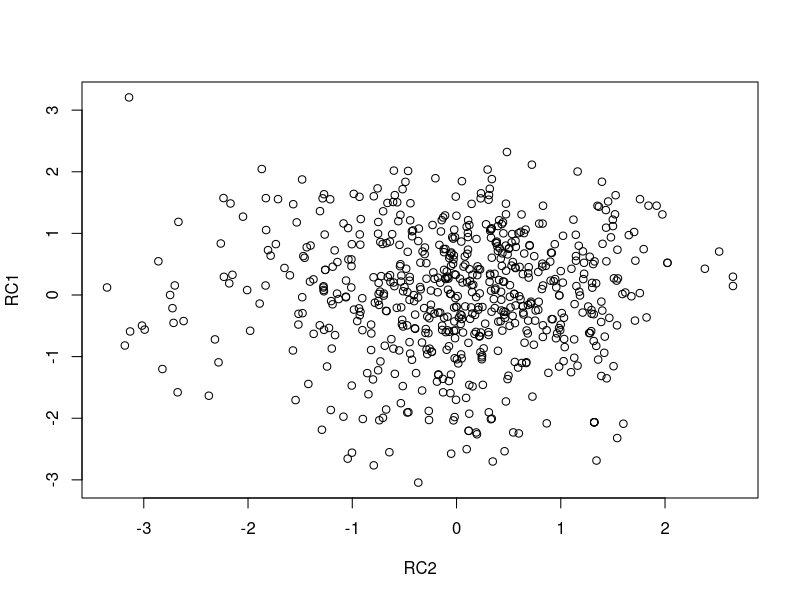
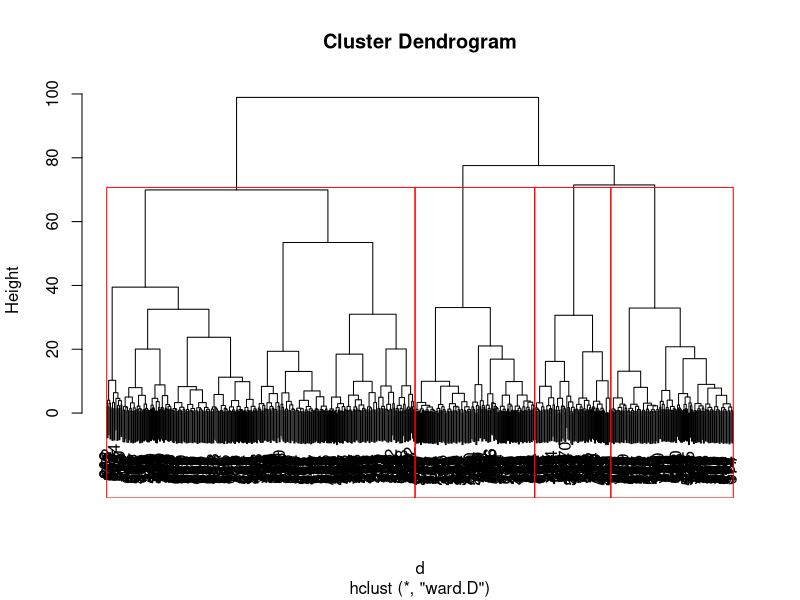

Reproduce these figures in R, in order. (Note: this script raises an error after producing the figures.)
getwd()

setwd("~/Desktop/TP_prof/analisis_encuesta")

rm(list=ls())   #clean memory
library(readxl)
library(stringr)

data <- read_excel("encuesta_comedor.xlsx") #left join (dplyr)


# select base variables
data1 <- data[ , c(1,15,16,17,18,19,27,28,29,30,31,53,54,55,56,57)] #41,48,49 (cafe/buffet)

#unifico las columnas de calidad
data1$`Puntúa la calidad del Menú (Se aprueba con 6)...15` <- paste0(data1$`Puntúa la calidad del Menú (Se aprueba con 6)...15`, data1$`Puntúa la calidad del Menú (Se aprueba con 6)...27`)

#Borro los valores NA, Se hace dos veces por que hay algunas filas que tienen "NANA"
data1$`Puntúa la calidad del Menú (Se aprueba con 6)...15` <- str_replace(data1$`Puntúa la calidad del Menú (Se aprueba con 6)...15` , "NA", "")
data1$`Puntúa la calidad del Menú (Se aprueba con 6)...15` <- str_replace(data1$`Puntúa la calidad del Menú (Se aprueba con 6)...15` , "NA", "")

#unifico las columnas de cantidad
data1$`Puntúa la cantidad del menú (Se aprueba con 6)...16` <- paste0(data1$`Puntúa la cantidad del menú (Se aprueba con 6)...16`, data1$`Puntúa la cantidad del menú (Se aprueba con 6)...28`)

data1$`Puntúa la cantidad del menú (Se aprueba con 6)...16` <- str_replace(data1$`Puntúa la cantidad del menú (Se aprueba con 6)...16` , "NA", "")
data1$`Puntúa la cantidad del menú (Se aprueba con 6)...16` <- str_replace(data1$`Puntúa la cantidad del menú (Se aprueba con 6)...16` , "NA", "")

#unifico las columnas de variedad
data1$`Puntúa la variedad del menú (Se aprueba con 6)...17` <- paste0(data1$`Puntúa la variedad del menú (Se aprueba con 6)...17`, data1$`Puntúa la variedad del menú (Se aprueba con 6)...29`)

data1$`Puntúa la variedad del menú (Se aprueba con 6)...17` <- str_replace(data1$`Puntúa la variedad del menú (Se aprueba con 6)...17` , "NA", "")
data1$`Puntúa la variedad del menú (Se aprueba con 6)...17` <- str_replace(data1$`Puntúa la variedad del menú (Se aprueba con 6)...17` , "NA", "")

#unifico las columnas de relacion/precio calidad
data1$`Relación calidad/precio (Se aprueba con 6)...18` <- paste0(data1$`Relación calidad/precio (Se aprueba con 6)...18`, data1$`Relación calidad/precio (Se aprueba con 6)...30`)

data1$`Relación calidad/precio (Se aprueba con 6)...18` <- str_replace(data1$`Relación calidad/precio (Se aprueba con 6)...18` , "NA", "")
data1$`Relación calidad/precio (Se aprueba con 6)...18` <- str_replace(data1$`Relación calidad/precio (Se aprueba con 6)...18` , "NA", "")

#unifico las columnas de velocidad de atención
data1$`Puntúa la velocidad de atención hoy en día (Se aprueba con 6)...19` <- paste0(data1$`Puntúa la velocidad de atención hoy en día (Se aprueba con 6)...19`, data1$`Puntúa la velocidad de atención hoy en día (Se aprueba con 6)...31`)

data1$`Puntúa la velocidad de atención hoy en día (Se aprueba con 6)...19` <- str_replace(data1$`Puntúa la velocidad de atención hoy en día (Se aprueba con 6)...19` , "NA", "")
data1$`Puntúa la velocidad de atención hoy en día (Se aprueba con 6)...19` <- str_replace(data1$`Puntúa la velocidad de atención hoy en día (Se aprueba con 6)...19` , "NA", "")

#Me quedo solo con las columnas unificadas 
data2 <- data1[ , c(1,2,3,4,5,6,12,13,14,15,16)] #17,18,19 (cafe/buffet)

data2[data2==''] <- NA

#elimino la gente que NO almuerza en el comedor
data3 <- na.omit(data2)

#Elimino la columna de ID
data4 <- data3[ , -1]
data4 <- as.data.frame(sapply(data4, as.numeric))

#DE ESTO ES LO QUE QUIERO HACER UNA REDUCCION DE DIMENSIONALIDAD 
names(data4) <- c("calidad", "cantidad", "variedad", "precio/calidad", "velocidad", "Iluminacion", "Espacio","ventilacion","Acustica","Limpieza")


#reducción de dimensionalidad

# Principal Components Analysis with rotation
library(psych)
pcarot <- principal(data4, nfactors=5, rotate="varimax",scores=T) 
pcarot  # print results
pcarot$loadings
plot(pcarot$scores)
pcarot$scores
 #write.csv(pcarot$scores,file="Z.csv")  # the principal components
 #sapply(as.data.frame(pcarot$scores),sd)
 #biplot(pcarot)
 #save positioning
 #write.table(file="Interdep Posit.csv",aggregate(pcarot$scores,by=list(datc$brand),FUN=mean),sep=",",dec=".")

#data5 <- cbind(data3, pcarot$scores)
data_comp <- pcarot$scores

# Hierarchical Clustering - Complete linkage, Ward, Single linkage
d <- dist(data_comp, method = "euclidean") # distance matrix --> ward
cluh <- hclust(d, method="ward.D") 
plot(cluh) # display dendrogram
groups <- cutree(cluh, k=4) # cut tree into 4 clusters
# draw dendogram with red borders around the clusters 
rect.hclust(cluh, k=4, border="red")
# get cluster means 
write.table(file="cluster_datos1",aggregate(data4,by=list(groups),FUN=mean),sep=",",dec=".")

data5 <- data.frame(data3, groups)
names(data5) <- c("ID","Calidad", "Cantidad", "Variedad", "Precio/Calidad", "Velocidad", "Iluminacion", "Espacio","Ventilacion","Acustica","Limpieza","Groups")

clusters <- df_tabla <- data.frame(table(data5$Groups))
names(clusters) <- c("Cluster", "Tamaño")
clusters

cluster_plot <-ggplot(clusters, aes(x=Cluster, y=Tamaño)) +
  geom_bar(stat="identity")+theme_minimal()

cluster_plot

data6 <- data5[ ,c(1,12)]

#unifico los clusters con la encuesta original
library(dplyr)
data_unif <- left_join(data, data6, "ID")
#Me quedo sólo con los que almuerzan
data_unif <- data_unif[!is.na(data_unif$Groups), ]
data_comportaminto <- data_unif[ ,c(12,34,63)]
#Solo con los que van cada tanto:
data_comp_aveces <- data_comportaminto[!is.na(data_comportaminto$`¿Cuantas veces elegís otro lugar?`), ]

#SIN NUNCA
data_comp_aveces$`¿Cuantas veces elegís otro lugar?` <- factor(data_comp_aveces$`¿Cuantas veces elegís otro lugar?`, 
                                                               ordered = TRUE, 
                                                               levels = c("Menos de 20 %","20 - 40 %","40 - 60 %","60 - 80%","más de 80%"))


tabla <- table(data_comp_aveces$`¿Cuantas veces elegís otro lugar?`,data_comp_aveces$Groups)
tabla

tabla_prop_cluster <- prop.table(tabla, 2)
tabla_prop_cluster

df_tabla_clu <- data.frame(tabla_prop_cluster)
names(df_tabla_clu) <- c("Comportamiento", "Cluster", "Proporción")

tabla_prop_comp <- prop.table(tabla, 1)
tabla_prop_comp

df_tabla <- data.frame(tabla_prop_comp)
names(df_tabla) <- c("Comportamiento", "Cluster", "Proporción")

library(ggplot2)

prop_plot <- ggplot(df_tabla, aes(x=Comportamiento, y=Proporción, fill=Cluster)) +
  geom_bar(stat="identity")+theme_minimal()
prop_plot

prop_clu_plot <- ggplot(df_tabla_clu, aes(x=Cluster, y=Proporción, fill=Comportamiento)) +
  geom_bar(stat="identity")+theme_minimal()
prop_clu_plot


#CON NUNCA
#Los que siempre comen, tienen NUNCA (no condiciono)
data_comportaminto$`¿Cuantas veces elegís otro lugar?`[is.na(data_comportaminto$`¿Cuantas veces elegís otro lugar?`)] <- "Nunca"

data_comportaminto$`¿Cuantas veces elegís otro lugar?` <- factor(data_comportaminto$`¿Cuantas veces elegís otro lugar?`, 
                                                                 ordered = TRUE, 
                                                                 levels = c("Nunca", "Menos de 20 %","20 - 40 %","40 - 60 %","60 - 80%","más de 80%"))

tabla1 <- table(data_comportaminto$`¿Cuantas veces elegís otro lugar?`,data_comportaminto$Groups)
tabla1

tabla1_prop_cluster <- prop.table(tabla1, 2)
tabla1_prop_cluster

df_tabla_clu1 <- data.frame(tabla1_prop_cluster)
names(df_tabla_clu1) <- c("Comportamiento", "Cluster", "Proporción")

tabla1_prop_comp <- prop.table(tabla1, 1)
tabla1_prop_comp

df_tabla1 <- data.frame(tabla1_prop_comp)
names(df_tabla1) <- c("Comportamiento", "Cluster", "Proporción")

prop_plot1 <- ggplot(df_tabla1, aes(x=Comportamiento, y=Proporción, fill=Cluster)) +
  geom_bar(stat="identity")+theme_minimal()
prop_plot1

prop_clu_plot1 <- ggplot(df_tabla_clu1, aes(x=Cluster, y=Proporción, fill=Comportamiento)) +
  geom_bar(stat="identity")+theme_minimal()
prop_clu_plot1

#-------------

data_presup_veces <- data_unif[ ,c(11,12,63)]

data_presup_veces <- data_presup_veces[!is.na(data_presup_veces$`¿Cuantas veces a la semana almorzás dentro de tu horario de cursada?`), ]

tabla_frecuencia <- table(data_presup_veces$`¿Cuantas veces a la semana almorzás dentro de tu horario de cursada?`,data_presup_veces$Groups)
tabla_frecuencia

tabla_prop_frec <- prop.table(tabla_frecuencia, 2)
tabla_prop_frec

df_frec <- data.frame(tabla_prop_frec)
names(df_frec) <- c("Veces_semana", "Cluster", "Proporcion")

prop_plot2 <- ggplot(df_frec, aes(x=Cluster, y=Proporcion, fill=Veces_semana)) +
  geom_bar(stat="identity")+theme_minimal()
prop_plot2

table(data_presup_veces$`¿Cuantas veces a la semana almorzás dentro de tu horario de cursada?`)
(109 + 226*2 + 214*3 +83*4 + 52*5) / (109+226+214+83+52) #promedio de veces que la gente va al comedor

data_presup_veces$`¿Cual es tu presupuesto diario para almorzar?` <- factor(data_presup_veces$`¿Cual es tu presupuesto diario para almorzar?`, 
                                                                            ordered = TRUE, 
                                                                            levels = c("Menos de $ 50","$ 50 - 100","$ 100 - 150", "$ 150 - 200","$ 200 - 250","$ 250 - 300","$ 300 - 350","	$ 350 - 400","Más de $ 400"))
data_presup_veces <- na.omit(data_presup_veces)

tabla_pres <- table(data_presup_veces$`¿Cual es tu presupuesto diario para almorzar?`,data_presup_veces$Groups)

tabla_prop_pres <- prop.table(tabla_pres, 2)
tabla_prop_pres

df_frec <- data.frame(tabla_prop_pres)
names(df_frec) <- c("Presupuesto", "Cluster", "Proporcion")

prop_plot3 <- ggplot(df_frec, aes(x=Cluster, y=Proporcion, fill=Presupuesto)) +
  geom_bar(stat="identity")+theme_minimal()
prop_plot3

table(data_presup_veces$`¿Cual es tu presupuesto diario para almorzar?`)

#------------------------
# Análiis de veganos

competencia <- data_unif[ , c(24,35)]

competencia$`¿Dónde comés? (habitualmente)` <- paste0(competencia$`¿Dónde comés? (habitualmente)`, competencia$`¿Dónde comés cuando no usas el comedor? (habitualmente)`)

competencia$`¿Dónde comés? (habitualmente)` <- str_replace(competencia$`¿Dónde comés? (habitualmente)` , "NA", "")
competencia$`¿Dónde comés? (habitualmente)` <- str_replace(competencia$`¿Dónde comés? (habitualmente)` , "NA", "")

competencia <- competencia[1]

competencia[competencia==''] <- NA

#elimino la gente que NO almuerza en el comedor
competencia <- na.omit(competencia)

library("writexl")

install.packages("writexl")

write.table(file="competencia",competencia)

length(grep("Chino por peso", competencia))

str_count(competencia, "Chino por peso")
#294

str_count(competencia, "Bodegón-Resto")
#80
